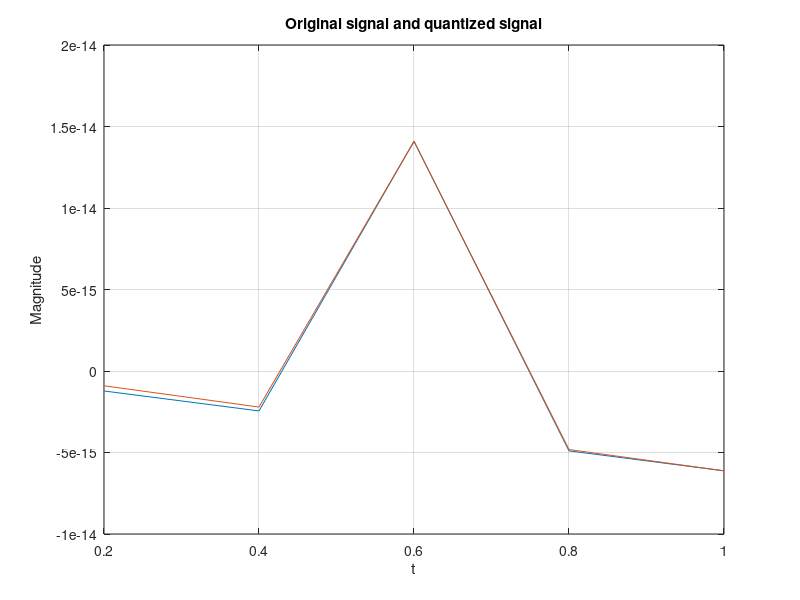
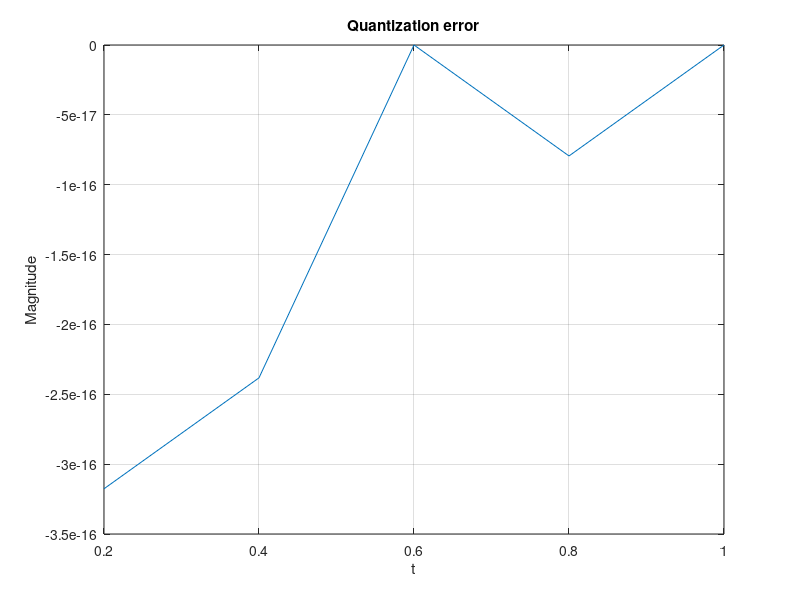
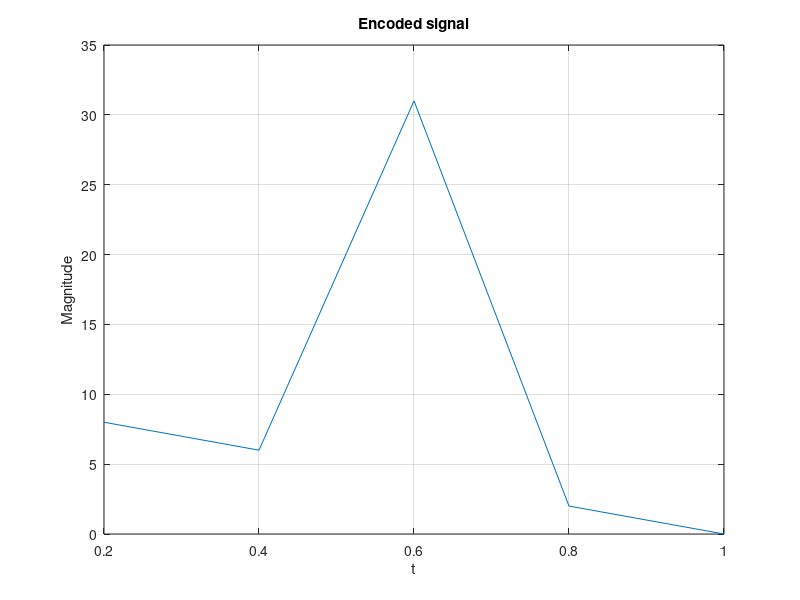
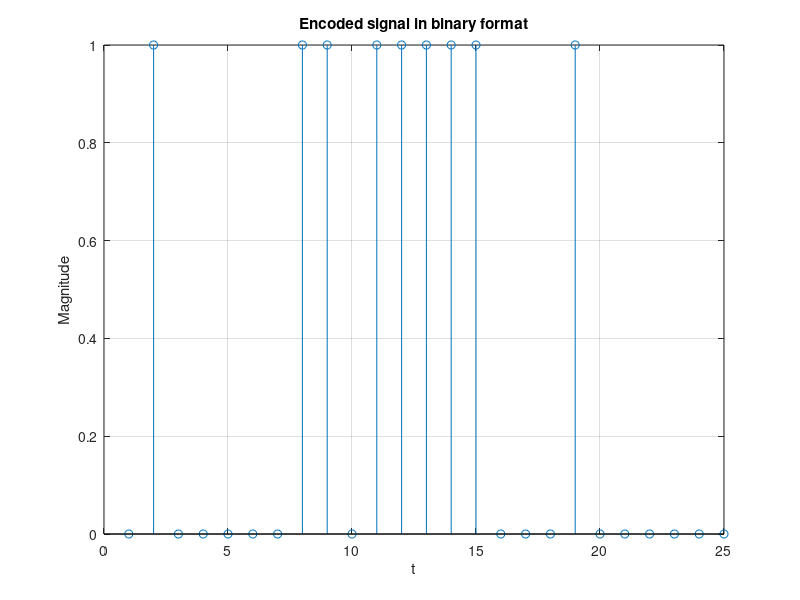

The MATLAB script that drew these images, in order:
clc;
close all;
clear all;
f=input('Enter your message frequency ');
fs=input('Enter your sampling Frequency ');
A=input('Enter your max Amplitude ');
%time domain
t=1/fs:1/fs:1;
%message signal
x=A*sin(2*pi*t*f);
%keep the signal for future requirment
x_keep=x;
n=input('Enter the bits per integer ');

%% Modulation

%for uniform quantization
x_max=max(x);
x_min=min(x);
delta=(x_max-x_min)/((2^n)-1);
u_quant=x_min:delta:x_max;
encode=zeros(size(x));

%the logic below is simple do the 'round' operation on matlab not exactly
% the message signal is shifted to that quantized level wich is near to it. 
%And for the encoding, as we need a binary data at the output of transmitter 
%and we can't convert a fractional value to its corresponding binary value we
%just send the index of the quantization level where the message signal
%shifted for quantization
for i=1:numel(t)
    for j=1:numel(u_quant)
        if(abs(x(i)-u_quant(j)) < delta/2)
            x(i)=u_quant(j);
            encode(i)=j-1;  %'-1' for keep the index in the range (0, (2^n)-1)
        end
    end
end

%the following code simple convert the binary value to the corresponding
%index of quantization level. And if our bit size is 8 and the binary
%representation of a number is required less than 8 bit like if number <
%(2^(8-1))-1 then we pad a zero array to the left of the binary array so
%that for every time bit size is same equals to 'n'.
x_encoded=[];
for i=1:numel(encode)
    test=de2bi(encode(i),'left-msb');
    if numel(test)<n
        a=n-numel(test);
        pad_array=zeros(1,a);
        test=[pad_array test];
    end
    x_encoded=[x_encoded test];
end
%quantization error
q_error=x_keep-x;
figure(1)
plot(t,x_keep);
hold on;
plot(t,x)
title('Original signal and quantized signal');
xlabel('t');
ylabel('Magnitude');
grid on;
figure(2)
plot(t,q_error)
title('Quantization error');
xlabel('t');
ylabel('Magnitude');
grid on;
figure(3)
plot(t,encode)
title('Encoded signal');
xlabel('t');
ylabel('Magnitude');
grid on;
figure(4)
stem(x_encoded)
title('Encoded signal in binary format');
xlabel('t');
ylabel('Magnitude');
grid on;
%% demodulation
% the logic is similar to the modulation. here first we group the binary
% value such that no. of element in one group is n(bits); then we find the
% decimal value correspond to the binary value and keep them in 'x_decoded'
% array; as we discussed before that the 'x_encoded' contain the index of
% quantization level corresponding to messege signal so the reconstructed
% signal is simple the accumulation of quantization level correspond to
% 'x_decoded' index.
x_decoded=[];
x_final=zeros(size(x));
for i=1:n:numel(x_encoded)
    c=x_encoded(i:i+n-1);
    c1=bi2de(c,'left-msb');
    x_decoded=[x_decoded c1];
    k=((i-1)/n)+1;
    x_final(k)=u_quant(x_decoded(k)+1);
end
figure(5)
plot(t,x_final)
title('Signal received at receiver');
xlabel('t');
ylabel('Magnitude');
grid on;
errors=x_keep-x_final;
figure(6)
plot(t,errors)

% reconstruction
% [p,q]=butter(7,1.2*f/fs,'low');
% q1=filter(p,q,x_final);
% figure(7)
% plot(t,q1)
% title('Signal received at receiver');
% xlabel('t');
% ylabel('Magnitude');
% grid on;

